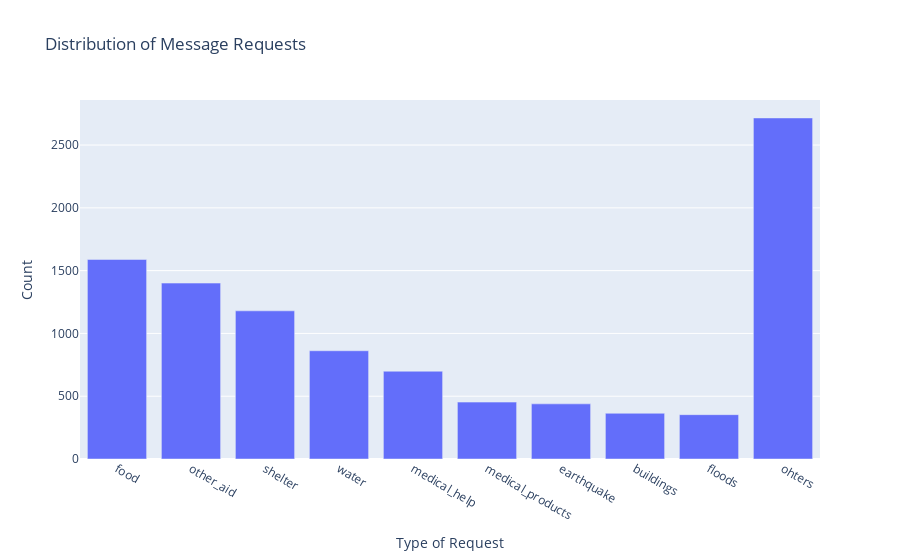

The code cell stored with this chart in its notebook:
### Code cell
data = [
    Bar(
        x=x,
        y=y
    )
]

layout = {
    'title': 'Distribution of Message Requests',
    'yaxis': {
        'title': "Count"
    },
    'xaxis': {
        'title': "Type of Request"
    }
}

fig = go.Figure(data, layout)
fig.show()

### Figure 1 — Plotly figure (JSON) as saved in the notebook; plotly's stock layout.template omitted (floating-point values rounded to 4 significant figures)
{"data": [{"type": "bar", "x": ["food", "other_aid", "shelter", "water", "medical_help", "medical_products", "earthquake", "buildings", "floods", "ohters"], "y": [1589, 1401, 1180, 862, 699, 453, 439, 364, 353, 2716]}], "layout": {"autosize": true, "title": {"text": "Distribution of Message Requests"}, "xaxis": {"autorange": true, "range": [-0.5, 9.5], "title": {"text": "Type of Request"}, "type": "category"}, "yaxis": {"autorange": true, "range": [0, 2859.0], "title": {"text": "Count"}, "type": "linear"}}}
